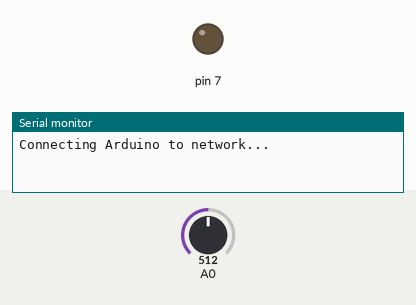
Recording of a sketch running on a simulated Arduino Uno, built for the host (arithmetic inside an expression is 32-bit, double 64-bit). On the bench: output pins drawn as LEDs (lit = HIGH), the last lines printed to the serial monitor. Inputs (shaded band) come from the test bench; at power-on: A0 = 512. WiFi joins after 1.5 s; servers stay silent unless stated; web services answer with replies made up by the test bench.

Above: at 0.1 s.
At 3.6 s:
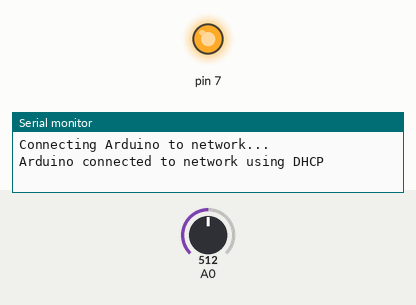
Timing chart, 0 to 5.1 s (numbered marks = the images above):
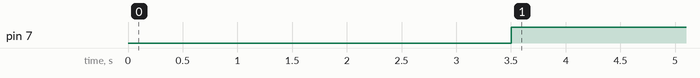

Measured:
- by itself, pin 7: LOW → HIGH at 3.5 s

The sketch:

voltage-upload.ino
```cpp
/*
 Arduino --> ThingSpeak Channel via Ethernet

 The ThingSpeak Client sketch is designed for the Arduino and Ethernet.
 This sketch updates a channel feed with an analog input reading via the
 ThingSpeak API (https://thingspeak.com/docs)
 using HTTP POST. The Arduino uses DHCP and DNS for a simpler network setup.
 The sketch also includes a Watchdog / Reset function to make sure the
 Arduino stays connected and/or regains connectivity after a network outage.
 Use the Serial Monitor on the Arduino IDE to see verbose network feedback
 and ThingSpeak connectivity status.

 Getting Started with ThingSpeak:

   * Sign Up for New User Account - https://thingspeak.com/users/new
   * Create a new Channel by selecting Channels and then Create New Channel
   * Enter the Write API Key in this sketch under "ThingSpeak Settings"

 Arduino Requirements:

   * Arduino with Ethernet Shield or Arduino Ethernet
   * Arduino 1.0+ IDE

  Network Requirements:
   * Ethernet port on Router
   * DHCP enabled on Router
   * Unique MAC Address for Arduino

 Created: October 17, 2011 by Hans Scharler (http://www.nothans.com)

 Additional Credits:
 Example sketches from Arduino team, Ethernet by Adrian McEwen

*/

#include <SPI.h>
#include <Ethernet.h>

// Local Network Settings
byte mac[] = { 0x00, 0xAA, 0xBB, 0xCC, 0xDE, 0x01 }; // Must be unique on local network

// ThingSpeak Settings
char thingSpeakAddress[] = "api.thingspeak.com";
String writeAPIKey = "L94LT4CQPQPRDI8M";
const int updateThingSpeakInterval = 16 * 1000;      // Time interval in milliseconds to update ThingSpeak (number of seconds * 1000 = interval)

// Variable Setup
long lastConnectionTime = 0;
boolean lastConnected = false;
int failedCounter = 0;

// Initialize Arduino Ethernet Client
EthernetClient client;

void setup()
{
  // Start Serial for debugging on the Serial Monitor
  Serial.begin(9600);
  pinMode(7, OUTPUT);
  // Start Ethernet on Arduino
  startEthernet();

}

void loop()
{
 if(analogRead(A0) > 900)
 {
  digitalWrite(7, HIGH);

 }
 else
 {
  digitalWrite(7, HIGH);
 }
  // Read value from Analog Input Pin 0
  String analogValue0 = String(analogRead(A0), DEC);


  // Print Update Response to Serial Monitor
  if (client.available())
  {
    char c = client.read();
    Serial.print(c);
  }

  // Disconnect from ThingSpeak
  if (!client.connected() && lastConnected)
  {
    Serial.println("...disconnected");
    Serial.println();

    client.stop();
  }

  // Update ThingSpeak
  if(!client.connected() && (millis() - lastConnectionTime > updateThingSpeakInterval))
  {
    updateThingSpeak("field1="+analogValue0);
  }

  // Check if Arduino Ethernet needs to be restarted
  if (failedCounter > 3 ) {startEthernet();}

  lastConnected = client.connected();


}

void updateThingSpeak(String tsData)
{
  if (client.connect(thingSpeakAddress, 80))
  {
    client.print("POST /update HTTP/1.1\n");
    client.print("Host: api.thingspeak.com\n");
    client.print("Connection: close\n");
    client.print("X-THINGSPEAKAPIKEY: "+writeAPIKey+"\n");
    client.print("Content-Type: application/x-www-form-urlencoded\n");
    client.print("Content-Length: ");
    client.print(tsData.length());
    client.print("\n\n");

    client.print(tsData);

    lastConnectionTime = millis();

    if (client.connected())
    {
      Serial.println("Connecting to ThingSpeak...");
      Serial.println();

      failedCounter = 0;
    }
    else
    {
      failedCounter++;

      Serial.println("Connection to ThingSpeak failed ("+String(failedCounter, DEC)+")");
      Serial.println();
    }

  }
  else
  {
    failedCounter++;

    Serial.println("Connection to ThingSpeak Failed ("+String(failedCounter, DEC)+")");
    Serial.println();

    lastConnectionTime = millis();
  }
}

void startEthernet()
{

  client.stop();

  Serial.println("Connecting Arduino to network...");
  Serial.println();

  delay(1000);

  // Connect to network amd obtain an IP address using DHCP
  if (Ethernet.begin(mac) == 0)
  {
    Serial.println("DHCP Failed, reset Arduino to try again");
    Serial.println();
  }
  else
  {
    Serial.println("Arduino connected to network using DHCP");
    Serial.println();
  }

  delay(1000);

  }
```
